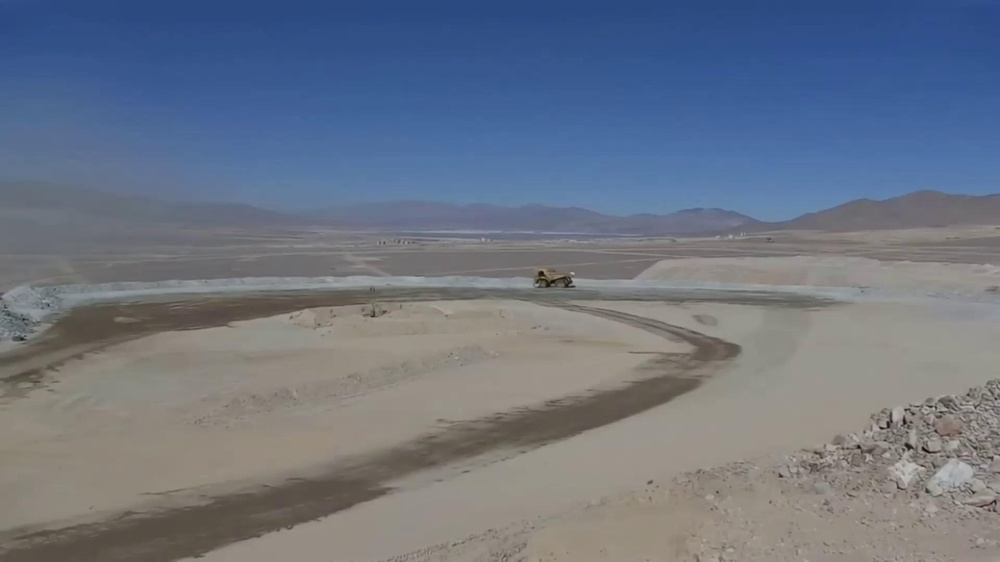
#> input picture data/dataset/images/train/video_01_f00000_jpg.rf.ed6cc09d15431d50dc2dbb34f7894a4f.jpg, 1000 x 562 px, shrunk from 1920 x 1080 before the run; its folder holds only this picture in this run
$ python -i classical.py   (imports and definitions only)   (older library calls are emulated)
#> lines starting #> are read from the running program, lines starting #| are printed output that depends on the picture
#> further down, picture is the input picture: shape (562, 1000, 3); mean B, G, R 131.8, 117.1, 108.8
### bermguard/vision/berm/band.py
"""Banda vertical donde se busca el pretil, común a todos los segmentadores.

Vive en un módulo propio y no dentro de cada segmentador por una razón concreta: la
comparación entre métodos del benchmark sólo es válida si **todos buscan en la misma
región**. Con la lógica duplicada, un cambio aplicado a uno y olvidado en el otro
alteraría la comparación sin que nada lo indicara.

## La restricción, y la corrección que la motivó

La banda se acota por arriba y por abajo con la **maquinaria detectada**, no sólo con
el frame.

La primera versión usaba la maquinaria únicamente como límite inferior —el pretil
está por encima de la rasante— y tomaba como límite superior la primera fila con
textura, es decir, prácticamente el horizonte. De noche eso falla de forma
sistemática: el borde horizontal más fuerte y continuo de la escena no es el pretil
sino la frontera entre el terreno oscuro y el valle iluminado del fondo, y el camino
óptimo se engancha a ella. En el frame 30 de ``video_02`` la cresta reportada corría
sobre la línea del valle, a 265 px por encima del punto de contacto del camión,
mientras el pretil real estaba a unos 55 px.

El límite superior se deriva de un hecho físico: **el pretil está al borde de la
plataforma por la que circula la maquinaria**, es decir, aproximadamente a la misma
profundidad que los equipos. En el espacio imagen no puede aparecer mucho más arriba
que el techo de un camión que opera junto a él. La banda se acota entonces a una
fracción de la altura de la caja por encima del punto de contacto.
"""

from __future__ import annotations

from collections.abc import Sequence

import numpy as np

from bermguard.core.types import Detection, GrayImage, Mask


def search_band(
    realzado: GrayImage,
    detections: Sequence[Detection],
    sky_variance_threshold: float = 6.0,
    band_margin_frac: float = 0.04,
    vehicle_height_multiple: float = 1.0,
) -> tuple[int, int]:
    """Filas ``(y_min, y_max)`` entre las que se busca el pretil.

    Args:
        realzado: Frame en escala de grises, ya acondicionado.
        detections: Maquinaria del frame. Define ambos límites cuando está presente.
        sky_variance_threshold: Desviación estándar por fila bajo la cual se
            considera cielo.
        band_margin_frac: Margen bajo la rasante, como fracción de la altura del
            frame, para tolerar el error de la propia referencia de suelo.
        vehicle_height_multiple: Cuántas alturas de caja por encima del punto de
            contacto puede estar el pretil. Con 1.0 se admite un pretil tan alto en
            la imagen como el techo del vehículo, que es generoso: un pretil real
            mide del orden de un tercio de la altura de un CAEX.

    Returns:
        Límites de la banda. Sin maquinaria se recurre sólo al cielo y a un recorte
        del primer plano, que es un criterio grosero; el segmentador lo refleja
        bajando su confianza.
    """
    alto = realzado.shape[0]

    # El cielo sigue excluyendose en todos los casos: es el borde horizontal mas
    # nitido de la escena, y sin maquinaria es el unico limite superior disponible.
    varianza = realzado.std(axis=1)
    con_textura = np.flatnonzero(varianza > sky_variance_threshold)
    y_cielo = int(con_textura[0]) if con_textura.size else 0

    if not detections:
        return y_cielo, max(y_cielo, int(alto * 0.80))

    # Limite inferior: el contacto mas bajo, el de la maquina mas cercana.
    rasante = max(d.bbox.ground_point[1] for d in detections)
    y_max = int(min(alto, rasante + alto * band_margin_frac))

    # Limite superior: la cota mas alta que admite alguna de las maquinas. Se toma el
    # minimo entre todas porque el pretil puede estar junto a cualquiera de ellas, y
    # descartarlo por estar cerca de un equipo lejano seria perder pretil real.
    techo = min(
        d.bbox.ground_point[1] - vehicle_height_multiple * d.bbox.height for d in detections
    )
    y_min = max(y_cielo, int(techo))

    return y_min, max(y_min, y_max)


def machinery_mask(
    shape: tuple[int, ...], detections: Sequence[Detection], dilation_px: int
) -> Mask:
    """Máscara de las cajas de maquinaria, ensanchadas ``dilation_px`` por lado.

    El pretil es terreno: una máquina produce bordes mucho más marcados que un banco
    de tierra, así que su región se anula en la respuesta antes de buscar.
    """
    alto, ancho = shape[0], shape[1]
    mascara = np.zeros((alto, ancho), dtype=bool)
    for deteccion in detections:
        x1, y1, x2, y2 = deteccion.bbox.as_tuple()
        mascara[
            max(0, int(y1) - dilation_px) : min(alto, int(y2) + dilation_px),
            max(0, int(x1) - dilation_px) : min(ancho, int(x2) + dilation_px),
        ] = True
    return mascara


def hugs_mask(mask: Mask, rows: GrayImage, radius_px: int = 2) -> Mask:
    """Columnas cuya fila elegida queda pegada al borde de la máscara de maquinaria.

    Anular una caja deja un borde artificial: justo fuera de la máscara la respuesta
    es la del ruido, y en las columnas tapadas es lo único disponible. Medido en una
    escena sintética, el camino óptimo cruzaba bajo la caja por la primera fila sin
    máscara en 59 de 190 columnas ocultas. Detrás de una máquina el pretil no es
    observable, así que esas columnas se declaran sin medición en vez de reportar el
    borde de la caja como cresta.

    Args:
        mask: Máscara de :func:`machinery_mask`.
        rows: Fila absoluta elegida en cada columna.
        radius_px: Distancia a la máscara bajo la cual la elección se descarta.
    """
    alto = mask.shape[0]
    columnas = np.arange(mask.shape[1])
    pegada = np.zeros(mask.shape[1], dtype=bool)
    for desplazamiento in range(-radius_px, radius_px + 1):
        filas = np.clip(rows.astype(np.int64) + desplazamiento, 0, alto - 1)
        pegada |= mask[filas, columnas]
    return pegada


def noise_floor(band: GrayImage, masked: Mask) -> float:
    """Nivel de ruido de la respuesta estructural dentro de la banda.

    La respuesta es un gradiente rectificado: la mitad de los píxeles de una zona sin
    estructura valen cero, así que la mediana de la banda completa es cero y no
    describe nada. La mediana de la parte **positiva**, fuera de las cajas anuladas,
    sí mide cuánto responde el terreno sin pretil.

    En una escena sintética con la cresta fuera de la banda, un corte de 3 veces este
    nivel acepta el 0 % de las columnas; con la cresta dentro, el 71-81 %. La mediana
    de la banda completa aceptaba el 83 % en ambos casos.

    Returns:
        El nivel de ruido, o 0 si la banda no tiene respuesta positiva libre.
    """
    libre = band[~masked]
    positiva = libre[libre > 0]
    return float(np.median(positiva)) if positiva.size else 0.0

### bermguard/vision/berm/classical.py
"""Segmentación del pretil por análisis de gradiente — Método 1.

Localiza la cresta y la base del pretil sin ningún modelo entrenado. Cada paso es
inspeccionable, lo que en seguridad industrial tiene valor propio: un supervisor
puede seguir por qué el sistema afirmó lo que afirmó.

El diseño responde a hechos medidos sobre el material, no a una receta general.
Están documentados en ``docs/analisis_material.md``:

1. **La energía de gradiente vertical es máxima en el primer plano**, no en el
   pretil. Las huellas de neumático y las sombras largas producen respuestas más
   fuertes que la propia cresta.
2. **Exigir coherencia horizontal no separa nada**, porque las huellas también son
   horizontales.
3. **El contraste del pretil es bajo**: un banco de tierra oscura sobre suelo del
   mismo color, no un borde limpio.

De ahí las cuatro decisiones que definen el método:

**Escala gruesa con signo.** Se deriva sobre una versión suavizada de la imagen,
lo que equivale a una derivada de gaussiana: un escalón estructural sobrevive y la
textura de alta frecuencia se cancela. Se conserva sólo el signo positivo, porque
la cresta oscurece hacia abajo mientras la textura oscila de signo.

**Exclusión de la maquinaria.** El pretil es terreno. Una máquina produce bordes
mucho más marcados que un banco de tierra, así que sus cajas se anulan en la
respuesta antes de buscar.

**Banda acotada por la rasante.** Los puntos de contacto de la maquinaria definen
el plano transitable, y el pretil está por encima de él en el espacio imagen.

**Continuidad impuesta durante la búsqueda, no después.** Un ``argmax`` por columna
decide cada columna de forma independiente y produce saltos que ningún filtro
posterior arregla, porque la información de continuidad ya se perdió. En su lugar
se busca el camino de máxima respuesta acumulada a través de las columnas, con el
salto vertical acotado entre columnas contiguas. Es programación dinámica sobre
una rejilla, y convierte el prior «el pretil es una estructura continua» en una
restricción del problema en vez de en un post-proceso.
"""

from __future__ import annotations

import logging
from collections.abc import Sequence

import cv2
import numpy as np
from scipy.ndimage import maximum_filter1d
from scipy.signal import savgol_filter

from bermguard.core.types import BermPixels, Detection, FloatArray, GrayImage, ImageBGR, Mask
from bermguard.vision.berm.band import hugs_mask, machinery_mask, noise_floor, search_band

logger = logging.getLogger(__name__)


class ClassicalBermSegmenter:
    """Segmentador de pretil basado en gradiente a escala gruesa y camino óptimo.

    Satisface :class:`~bermguard.core.interfaces.IBermSegmenter`.

    Mantiene estado temporal —la cresta del frame anterior— para suavizar la serie
    entre frames. El orquestador invoca :meth:`reset` en cada corte de toma, ya que
    arrastrar ese estado a través de un corte mezclaría escenas distintas.
    """

    def __init__(
        self,
        clahe_clip: float = 2.5,
        blur_sigma: float = 6.0,
        max_step_px: int = 3,
        noise_multiple: float = 3.0,
        smooth_window: int = 31,
        temporal_alpha: float = 0.3,
        sky_variance_threshold: float = 6.0,
        band_margin_frac: float = 0.04,
        box_dilation_px: int = 12,
        vehicle_height_multiple: float = 1.0,
    ) -> None:
        """
        Args:
            clahe_clip: Límite de contraste del CLAHE, aplicado sobre luminancia
                porque el pretil se distingue por brillo y no por color.
            blur_sigma: Escala del suavizado previo a derivar, en píxeles. Decide
                qué se considera estructura y qué textura: por debajo de 3 entra el
                ruido del terreno, por encima de 12 la cresta se difumina con él.
            max_step_px: Salto vertical máximo de la cresta entre dos columnas
                contiguas. Es el prior de continuidad expresado como restricción.
                Valores altos permiten seguir pretiles muy inclinados a costa de
                dejar entrar saltos hacia estructuras vecinas.
            noise_multiple: Cuántas veces el suelo de ruido de la banda debe superar
                la respuesta del camino para aceptar una columna. Se mide contra la
                mediana de la banda y no como percentil del propio camino: un
                percentil produce siempre la misma cobertura por construcción, y por
                tanto una métrica que describe el umbral elegido en lugar de la
                escena. Referido al ruido de cada frame, el criterio sigue siendo
                robusto a que el contraste varíe dos órdenes de magnitud entre día y
                noche.
            smooth_window: Ventana del filtro Savitzky-Golay sobre el perfil.
                Savitzky-Golay y no media móvil: ajusta un polinomio local, de modo
                que preserva la amplitud y la posición de las variaciones reales
                —una zona hundida del pretil es información— en vez de aplanarlas.
            temporal_alpha: Peso del frame actual en el suavizado exponencial. Bajo
                a propósito: el pretil cambia lentísimo y el ruido de medición es
                alto, así que conviene confiar más en la historia que en la
                observación instantánea. Es lo que elimina el parpadeo.
            sky_variance_threshold: Desviación estándar por fila por debajo de la
                cual se considera cielo. El cielo es la estructura horizontal más
                nítida de la escena y confundirlo con la cresta es el error fácil.
            band_margin_frac: Margen bajo la rasante, como fracción de la altura,
                para tolerar el error de la propia referencia de suelo.
            box_dilation_px: Cuánto se ensancha cada caja de detección al
                enmascararla. El borde de una máquina se extiende algo más allá de
                su caja por el desenfoque de movimiento y por el polvo que levanta.
        """
        self._clahe = cv2.createCLAHE(clipLimit=clahe_clip, tileGridSize=(8, 8))
        self._blur_sigma = blur_sigma
        self._max_step = max_step_px
        self._noise_multiple = noise_multiple
        self._smooth_window = smooth_window
        self._alpha = temporal_alpha
        self._sky_threshold = sky_variance_threshold
        self._band_margin = band_margin_frac
        self._box_dilation = box_dilation_px
        self._vehicle_height_multiple = vehicle_height_multiple

        self._crest_previa: FloatArray | None = None

    @property
    def name(self) -> str:
        return "classical:coarse-gradient+dp"

    def reset(self) -> None:
        self._crest_previa = None

    # --- Contrato -------------------------------------------------------------

    def segment(self, frame: ImageBGR, detections: Sequence[Detection] = ()) -> BermPixels | None:
#> called with detections = ()
        alto, ancho = frame.shape[:2]

        realzado = self._realzar(frame)
        respuesta = self._respuesta_estructural(realzado)
        maquinaria = self._anular_maquinaria(respuesta, detections)

        y_min, y_max = self._banda_de_busqueda(realzado, detections)
        if y_max - y_min < 16:
            logger.debug("Banda degenerada (%d-%d); sin pretil", y_min, y_max)
            return None

        banda = respuesta[y_min:y_max, :]
        pico = float(banda.max())
        if pico <= 0:
            return None

        cresta_local = self._camino_de_cresta(banda / pico)
        fuerza = banda[cresta_local, np.arange(ancho)]

        # Validacion del camino. El camino existe siempre —es un optimo global— asi
        # que sin este filtro el metodo devolveria una linea de aspecto convincente
        # incluso sobre suelo liso.
        #
        # El umbral se mide contra el **suelo de ruido de la banda** y no como
        # percentil de la propia respuesta del camino. Una version previa usaba el
        # percentil y producia siempre la misma cobertura —el 45 % complementario—
        # con independencia de la escena: la cifra describia el percentil elegido, no
        # el pretil. Un multiplo de la mediana de la banda si es informativo, porque
        # una escena sin estructura horizontal da cobertura baja y una con pretil
        # nitido da cobertura alta.
        #
        # El suelo de ruido es la mediana de la respuesta **positiva** fuera de la
        # maquinaria (ver :func:`band.noise_floor`). La version anterior tomaba la
        # mediana de toda la banda, que es cero porque el gradiente esta rectificado;
        # el corte quedaba en el 5 % del pico y una banda de puro ruido salia con 83 %
        # de cobertura, igual que una con pretil.
        corte = max(self._noise_multiple * noise_floor(banda, maquinaria[y_min:y_max]), pico * 0.05)
        valida = (fuerza > corte) & ~hugs_mask(maquinaria, cresta_local + y_min)
        if valida.sum() < ancho * 0.1:
            return None

        cresta = (cresta_local + y_min).astype(np.float32)
        cresta[~valida] = np.nan
        cresta = self._suavizar_perfil(cresta)
        cresta = self._suavizar_temporal(cresta)
        base = self._estimar_base(respuesta, cresta, y_max)

        cobertura = float(np.isfinite(cresta).sum() / ancho)
        return BermPixels(
            crest_y_px=cresta,
            base_y_px=base,
            coverage=cobertura,
            confidence=self._confianza(cobertura, cresta, detections),
        )

    # --- Etapas ---------------------------------------------------------------

    def _realzar(self, frame: ImageBGR) -> GrayImage:
        """Convierte a luminancia y ecualiza el contraste localmente.

        CLAHE y no ecualización global: la escena nocturna tiene zonas saturadas
        por focos de faena junto a zonas casi negras, y un ajuste global arruina
        una u otra.
        """
        gris = cv2.cvtColor(frame, cv2.COLOR_BGR2GRAY)
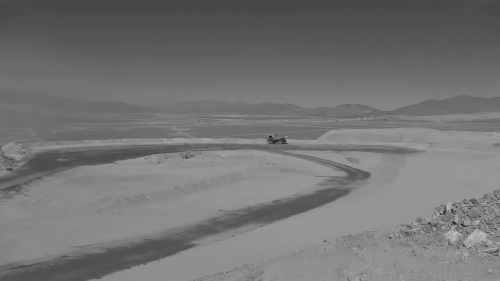
#> gris: shape (562, 1000) (shown at 1/2 size); min 5, max 195, mean 116.3
        return self._clahe.apply(gris)
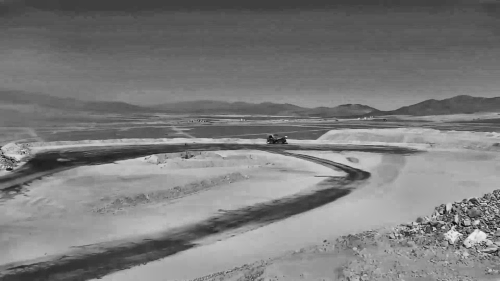
#> returned value: shape (562, 1000) (shown at 1/2 size); min 2, max 240, mean 123.9

    def _respuesta_estructural(self, realzado: GrayImage) -> GrayImage:
        """Gradiente vertical positivo a escala gruesa."""
        k = int(self._blur_sigma * 6) | 1
        suave = cv2.GaussianBlur(realzado, (k, k), self._blur_sigma)
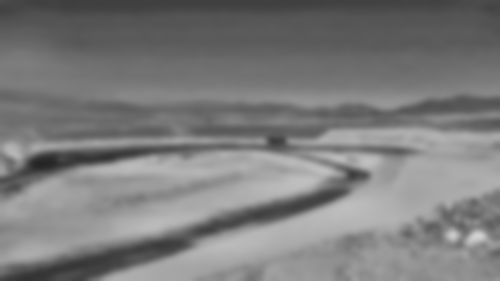
#> suave: shape (562, 1000) (shown at 1/2 size); min 36, max 210, mean 123.9
        gy = cv2.Scharr(suave, cv2.CV_32F, 0, 1)
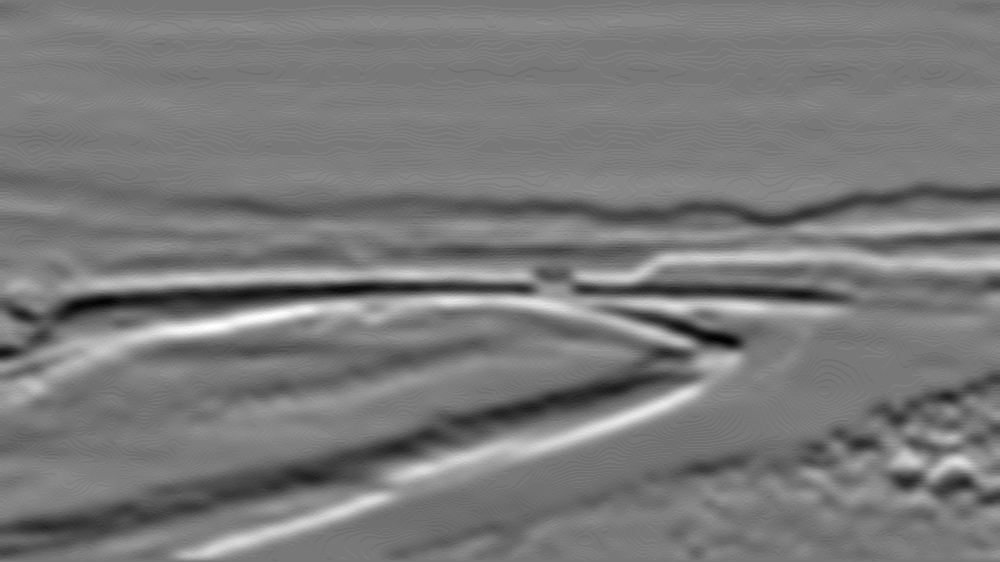
#> gy: shape (562, 1000) float32; min -256, max 288, mean 3.9; drawn with min black and max white
        return np.maximum(gy, 0.0)
#> (the rest of the program and of its run is left out)
